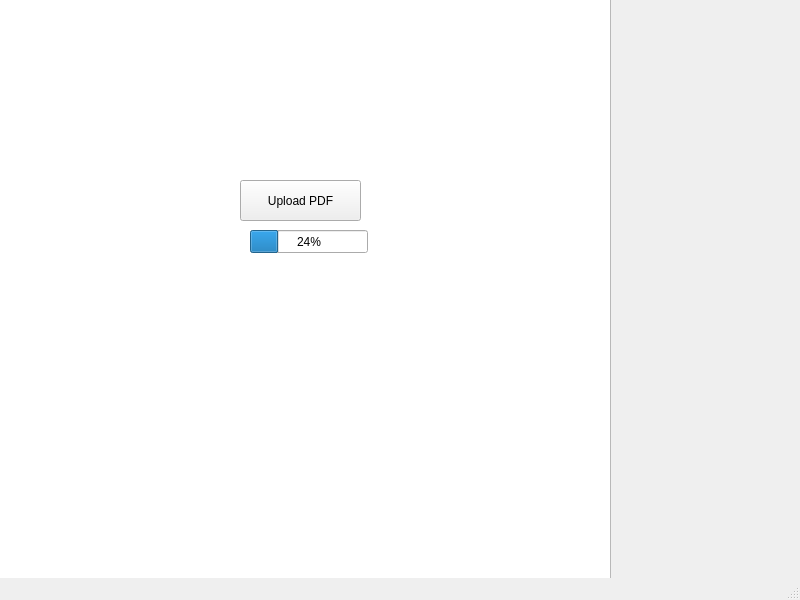
<?xml version="1.0" encoding="UTF-8"?>
<ui version="4.0">
 <class>MainWindow</class>
 <widget class="QMainWindow" name="MainWindow">
  <property name="geometry">
   <rect>
    <x>0</x>
    <y>0</y>
    <width>800</width>
    <height>600</height>
   </rect>
  </property>
  <property name="windowTitle">
   <string>MainWindow</string>
  </property>
  <widget class="QWidget" name="centralwidget">
   <widget class="QGraphicsView" name="graphicsView">
    <property name="geometry">
     <rect>
      <x>-10</x>
      <y>-10</y>
      <width>621</width>
      <height>591</height>
     </rect>
    </property>
   </widget>
   <widget class="QProgressBar" name="progressBar">
    <property name="geometry">
     <rect>
      <x>250</x>
      <y>230</y>
      <width>118</width>
      <height>23</height>
     </rect>
    </property>
    <property name="value">
     <number>24</number>
    </property>
   </widget>
   <widget class="QPushButton" name="pushButton">
    <property name="geometry">
     <rect>
      <x>240</x>
      <y>180</y>
      <width>121</width>
      <height>41</height>
     </rect>
    </property>
    <property name="text">
     <string>Upload PDF</string>
    </property>
   </widget>
  </widget>
  <widget class="QMenuBar" name="menubar">
   <property name="geometry">
    <rect>
     <x>0</x>
     <y>0</y>
     <width>800</width>
     <height>21</height>
    </rect>
   </property>
  </widget>
  <widget class="QStatusBar" name="statusbar"/>
 </widget>
 <resources/>
 <connections/>
</ui>
